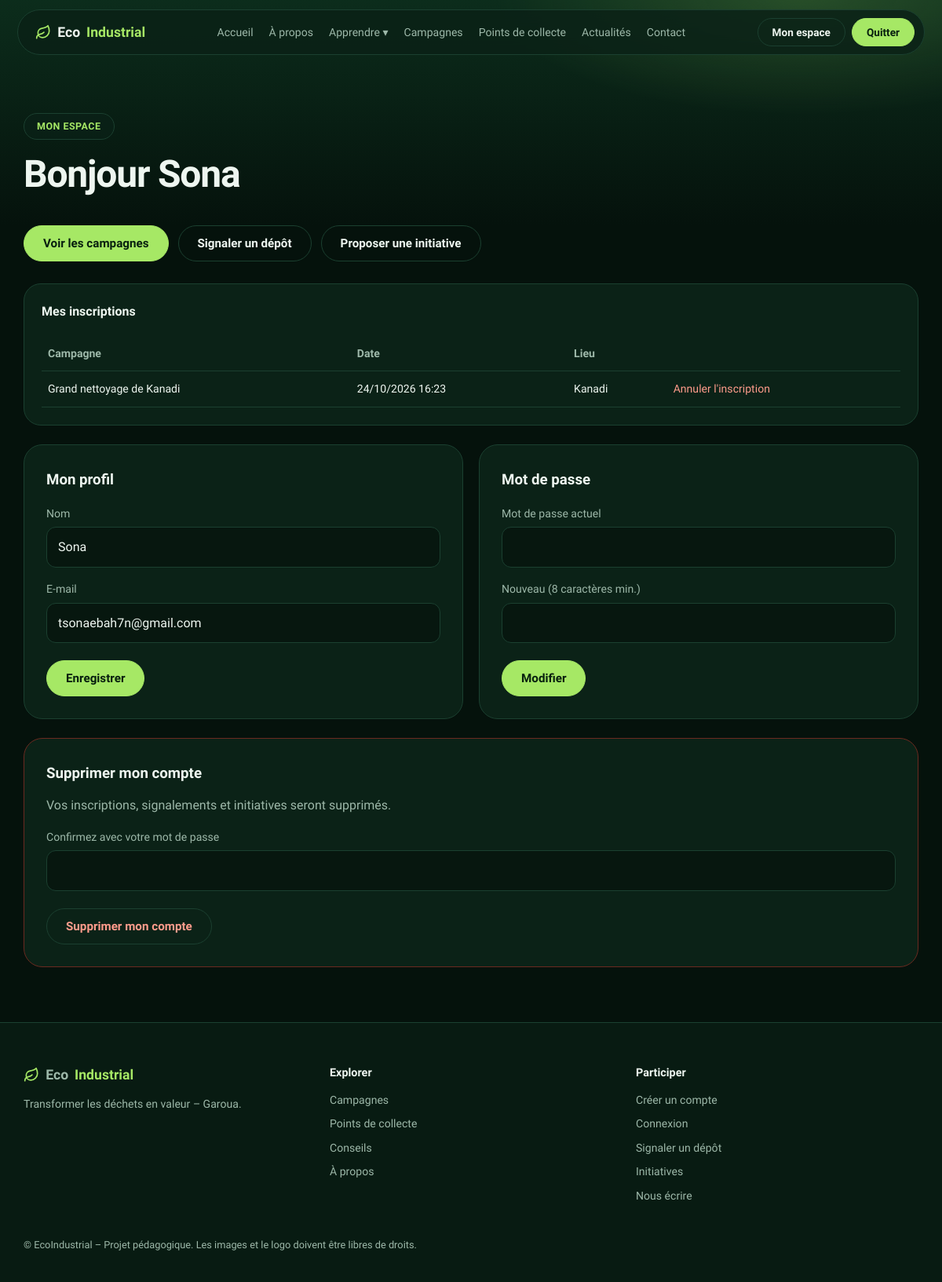
Screenshot of /profil/ (signed in) with the database file from the repository.
### core/models.py (models this page shows, shortened)
class Inscription(models.Model):
    user = models.ForeignKey(settings.AUTH_USER_MODEL, on_delete=models.CASCADE, related_name="inscriptions")
    campagne = models.ForeignKey(Campagne, on_delete=models.CASCADE, related_name="inscriptions")
    created_at = models.DateTimeField(auto_now_add=True)
    class Meta:
        ordering = ["-id"]
        constraints = [models.UniqueConstraint(fields=["user", "campagne"], name="inscription_unique")]

class Campagne(models.Model):
    class Statut(models.TextChoices):
        OUVERTE = "ouverte", "Ouverte"
        FERMEE = "fermee", "Fermée"
    titre = models.CharField(max_length=150)
    description = models.TextField(blank=True)
    lieu = models.CharField(max_length=150, blank=True, choices=QUARTIERS)
    date_debut = models.DateTimeField("Date et heure")
    capacite = models.PositiveIntegerField("Capacité maximale", default=20)
    statut = models.CharField(max_length=10, choices=Statut.choices, default=Statut.OUVERTE)
    created_at = models.DateTimeField(auto_now_add=True)
    objects = CampagneQuerySet.as_manager()
    class Meta:
        ordering = ["-date_debut"]

class User(AbstractUser):
    username = None
    first_name = None
    last_name = None
    nom = models.CharField("Nom", max_length=100)
    email = models.EmailField("E-mail", max_length=150, unique=True)
    USERNAME_FIELD = "email"
    REQUIRED_FIELDS = ["nom"]
    objects = UserManager()
    class Meta:
        verbose_name = "utilisateur"
        verbose_name_plural = "utilisateurs"

class Parametre(models.Model):
    cle = models.CharField("Clé", max_length=50, primary_key=True)
    valeur = models.TextField(blank=True)
    class Meta:
        verbose_name = "paramètre"
        verbose_name_plural = "infos du site"

### core/views.py (the view, shortened to what this page needs)
# urls.py: path("profil/", views.profil, name="profil"),
@login_required
def profil(request):
    user = request.user
    forms = {
        "maj": ProfileForm(instance=user),
        "mdp": PasswordForm(user),
        "supprimer": DeleteAccountForm(user),
    }
    inscriptions = user.inscriptions.select_related("campagne").order_by("campagne__date_debut")
    return render(request, "core/profil.html", {"forms": forms, "inscriptions": inscriptions})

### core/forms.py (shortened to what this page needs)
class ProfileForm(forms.ModelForm):
    class Meta:
        model = User
        fields = ["nom", "email"]

class PasswordForm(forms.Form):
    actuel = forms.CharField(label="Mot de passe actuel", widget=forms.PasswordInput)
    nouveau = forms.CharField(label="Nouveau (8 caractères min.)", min_length=8, widget=forms.PasswordInput)
    def __init__(self, user, *args, **kwargs):
        self.user = user
        super().__init__(*args, **kwargs)

### core/context_processors.py (called while the page is built)
def site(request):
    try:
        valeurs = dict(Parametre.objects.values_list("cle", "valeur"))
    except Exception:  # table pas encore migrée
        valeurs = {}
    return {"site": {k: valeurs.get(k) or d for k, d in DEFAUTS.items()}}

### core/templatetags/core_extras.py (called while the page is built)
@register.simple_tag
def icon(name):
    return format_html('<svg class="i" aria-hidden="true"><use href="#i-{}"/></svg>', name)

@register.simple_tag
def asset(path):
    try:
        stamp = int(Path(settings.BASE_DIR, "static", path).stat().st_mtime)
    except OSError:
        stamp = 0
    return f"{static(path)}?v={stamp}"

### templates/core/profil.html (shortened to what this page needs)
{% extends "base.html" %}
{% block content %}
{% with greeting="Bonjour "|add:user.nom %}{% include "core/_phead.html" with eyebrow="Mon espace" title=greeting %}{% endwith %}
<div class="wrap" style="padding-bottom:70px"><div class="cta" style="margin-bottom:28px"><a class="btn btn-main" href="{% url 'campagnes' %}">Voir les campagnes</a><a class="btn btn-ghost" href="{% url 'signalement' %}">Signaler un dépôt</a><a class="btn btn-ghost" href="{% url 'initiatives' %}">Proposer une initiative</a></div>
<div class="panel"><b>Mes inscriptions</b>{% if not inscriptions %}<p class="sub">Aucune inscription.</p>{% else %}<div class="tbl"><table><tr><th>Campagne</th><th>Date</th><th>Lieu</th><th></th></tr>
{% for r in inscriptions %}<tr><td data-th="Campagne">{{ r.campagne.titre }}</td><td data-th="Date">{{ r.campagne.date_debut|date:"d/m/Y H:i" }}</td><td data-th="Lieu">{{ r.campagne.lieu }}</td><td data-th=""><form method="post" style="display:inline">{% csrf_token %}<input type="hidden" name="action" value="annuler"><input type="hidden" name="id" value="{{ r.pk }}"><button class="link danger">Annuler l'inscription</button></form></td></tr>{% endfor %}</table></div>{% endif %}</div>
<div class="two"><form method="post" class="form" style="max-width:none">{% csrf_token %}<input type="hidden" name="action" value="maj"><h3 style="margin-top:20px">Mon profil</h3>{% include "core/_fields.html" with form=forms.maj %}<button class="btn btn-main">Enregistrer</button></form>
<form method="post" class="form" style="max-width:none">{% csrf_token %}<input type="hidden" name="action" value="mdp"><h3 style="margin-top:20px">Mot de passe</h3>{% include "core/_fields.html" with form=forms.mdp %}<button class="btn btn-main">Modifier</button></form></div>
{% if not user.is_staff %}<form method="post" class="form dangerzone" style="max-width:none" onsubmit="return confirm('Supprimer définitivement votre compte ?')">{% csrf_token %}<input type="hidden" name="action" value="supprimer"><h3 style="margin-top:20px">Supprimer mon compte</h3><p class="sub">Vos inscriptions, signalements et initiatives seront supprimés.</p>{% include "core/_fields.html" with form=forms.supprimer %}<button class="btn danger">Supprimer mon compte</button></form>{% endif %}</div>
{% endblock %}

### templates/base.html (shortened to what this page needs)
{% load static core_extras %}<!DOCTYPE html>
<html lang="fr"><head><meta charset="utf-8"><meta name="viewport" content="width=device-width, initial-scale=1, viewport-fit=cover">
<link rel="stylesheet" href="{% asset 'css/style.css' %}"></head><body>
{% with url=request.resolver_match.url_name %}
<header class="nav"><div class="nav-in">
<a class="logo" href="{% url 'home' %}">{% icon 'leaf' %}Eco<b>Industrial</b></a>
<nav class="menu" aria-label="Navigation principale">
<a class="{% if url == 'home' %}on{% endif %}" href="{% url 'home' %}">Accueil</a>
<a class="{% if url == 'a_propos' %}on{% endif %}" href="{% url 'a_propos' %}">À propos</a>
<span class="dd"><button type="button" class="{% if url == 'environnement' or url == 'recyclage' or url == 'conseils' %}on{% endif %}">Apprendre ▾</button></span>
<a class="{% if url == 'campagnes' or url == 'campagne' %}on{% endif %}" href="{% url 'campagnes' %}">Campagnes</a>
<a class="{% if url == 'points' %}on{% endif %}" href="{% url 'points' %}">Points de collecte</a>
<a class="{% if url == 'actualites' %}on{% endif %}" href="{% url 'actualites' %}">Actualités</a>
<a class="{% if url == 'contact' %}on{% endif %}" href="{% url 'contact' %}">Contact</a>
{% if user.is_staff %}<a href="{% url 'admin:index' %}">Admin</a>{% endif %}</nav>
<div class="acts">
{% if user.is_authenticated %}<a class="btn btn-ghost" href="{% url 'profil' %}">Mon espace</a><form class="inline" method="post" action="{% url 'logout' %}">{% csrf_token %}<button class="btn btn-main">Quitter</button></form>
{% else %}<a class="btn btn-ghost" href="{% url 'login' %}">Connexion</a><a class="btn btn-main" href="{% url 'inscription' %}">Créer un compte</a>{% endif %}
</div>
</div></header>
{% endwith %}
<main>
{% block content %}{% endblock %}
</main><footer><div class="wrap"><div class="fgrid">
<div><a class="logo" href="{% url 'home' %}">{% icon 'leaf' %}Eco<b>Industrial</b></a><p style="margin-top:12px">{{ site.slogan }} – Garoua.</p></div>
<div><h4>Explorer</h4><a href="{% url 'campagnes' %}">Campagnes</a><a href="{% url 'points' %}">Points de collecte</a><a href="{% url 'conseils' %}">Conseils</a><a href="{% url 'a_propos' %}">À propos</a></div>
<div><h4>Participer</h4><a href="{% url 'inscription' %}">Créer un compte</a><a href="{% url 'login' %}">Connexion</a><a href="{% url 'signalement' %}">Signaler un dépôt</a><a href="{% url 'initiatives' %}">Initiatives</a><a href="{% url 'contact' %}">Nous écrire</a></div></div>
<p class="copy">© EcoIndustrial – Projet pédagogique. Les images et le logo doivent être libres de droits.</p></div></footer></body></html>

### templates/core/_fields.html (shortened to what this page needs)
{% for f in form %}<label for="{{ f.id_for_label }}">{{ f.label }}</label>{{ f }}{% for e in f.errors %}<p class="msg err">{{ e }}</p>{% endfor %}{% endfor %}

### static/css/style.css (style rules this page uses)
:root { --bg:#05120c;--bg2:#081b12;--panel:#0b2217;--panel2:#0e2b1e;--line:#1b4030;--ink:#eef6f0;--mute:#9db8a9;--lime:#a6e865;--lime-ink:#08200f;--r:20px }
* { box-sizing:border-box;margin:0 }
html { scroll-behavior:smooth }
html { -webkit-text-size-adjust:100%;scroll-padding-top:96px }
body { font-family:Sora,system-ui,-apple-system,Segoe UI,sans-serif;background:var(--bg);color:var(--ink);line-height:1.6;overflow-x:clip }
a,button { -webkit-tap-highlight-color:transparent }
a { color:inherit;text-decoration:none }
.i { width:1.15em;height:1.15em;fill:none;stroke:currentColor;stroke-width:2;stroke-linecap:round;stroke-linejoin:round;flex:none;vertical-align:-.2em }
.wrap { max-width:1180px;margin:0 auto;padding:0 20px }
.btn { display:inline-flex;align-items:center;gap:8px;padding:13px 24px;border-radius:999px;font:600 .95rem Sora,system-ui,sans-serif;border:1px solid var(--line);cursor:pointer;color:var(--ink);background:none;transition:.2s }
.btn-main { background:var(--lime);color:var(--lime-ink);border-color:var(--lime) }
.nav { position:sticky;top:12px;z-index:20;margin:12px auto 0;max-width:1180px;padding:0 12px }
.nav-in { display:flex;align-items:center;justify-content:space-between;gap:12px;background:rgba(11,34,23,.85);backdrop-filter:blur(12px);border:1px solid var(--line);border-radius:999px;padding:10px 12px 10px 22px }
.logo { display:flex;align-items:center;gap:8px;font-weight:700;font-size:1.1rem }
.logo b { color:var(--lime) }
.logo .i { color:var(--lime) }
.menu { display:none;gap:24px;font-size:.9rem;color:var(--mute) }
.acts { display:flex;gap:8px;align-items:center }
.acts .btn { padding:9px 18px;font-size:.85rem }
.inline { display:inline }
@media (min-width:1100px) { .menu { display:flex } }
.cta { display:flex;flex-wrap:wrap;gap:12px }
.sub { color:var(--mute);max-width:56ch;margin-top:12px }
.panel { background:var(--panel);border:1px solid var(--line);border-radius:22px;padding:22px }
footer { border-top:1px solid var(--line);padding:52px 0 28px;background:var(--bg2) }
.fgrid { display:grid;gap:30px;grid-template-columns:repeat(auto-fit,minmax(200px,1fr)) }
footer h4 { margin-bottom:12px;font-size:.9rem }
footer a,footer p { color:var(--mute);font-size:.88rem;display:block;margin-bottom:8px }
.copy { margin-top:34px;color:var(--mute);font-size:.8rem }
.form { max-width:520px;margin-top:24px;background:var(--panel);border:1px solid var(--line);border-radius:24px;padding:10px 28px 28px }
.form label { display:block;margin:16px 0 6px;font-size:.88rem;color:var(--mute) }
input,textarea,select { width:100%;padding:12px 14px;background:#07170f;border:1px solid var(--line);color:var(--ink);border-radius:12px;font:inherit }
.form .btn { margin-top:22px }
table { width:100%;border-collapse:collapse;font-size:.88rem }
th,td { text-align:left;padding:11px 8px;border-bottom:1px solid var(--line);vertical-align:top }
th { color:var(--mute);font-weight:600 }
.tbl { overflow-x:auto;margin-top:18px }
.link { background:none;border:0;color:var(--lime);cursor:pointer;font:inherit;padding:0 }
.danger { color:#ff9c8c }
.menu { gap:20px;font-size:.88rem }
.dd { position:relative }
.dd button { background:none;border:0;color:inherit;font:inherit;cursor:pointer;padding:0 }
.two { display:grid;gap:20px }
@media (min-width:900px) { .two { grid-template-columns:1fr 1fr } }
.dangerzone { border-color:#6b2a20 }

### rows the page displays
Inscription: campagne.titre "Grand nettoyage de Kanadi", campagne.date_debut "24/10/2026 16:23", campagne.lieu "Kanadi"
User: form "Sona" "tsonaebah7n@gmail.com"
Parametre: slogan "Transformer les déchets en valeur"

### other values shown
{{ eyebrow }} "MON ESPACE"
{{ title }} "Bonjour Sona"
{{ f.label }} "Nom" "E-mail" "Mot de passe actuel" "Nouveau (8 caractères min.)" "Confirmez avec votre mot de passe"
